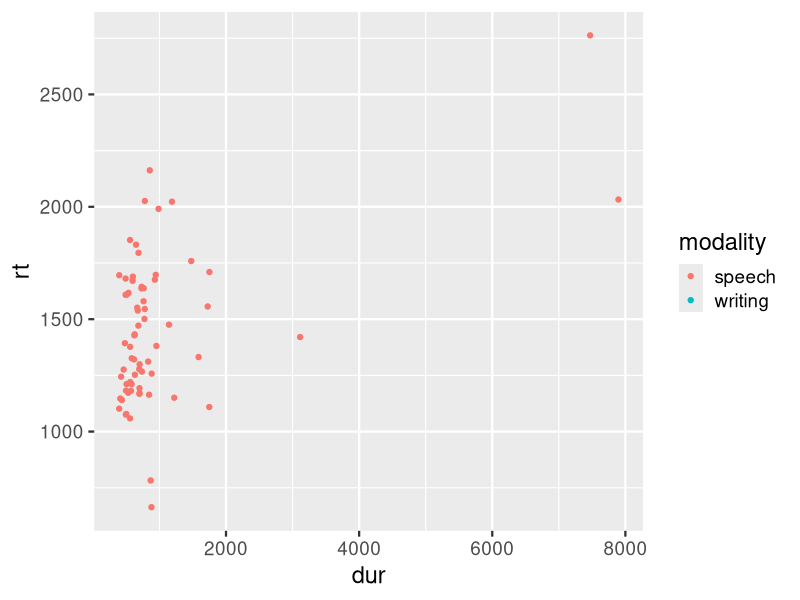
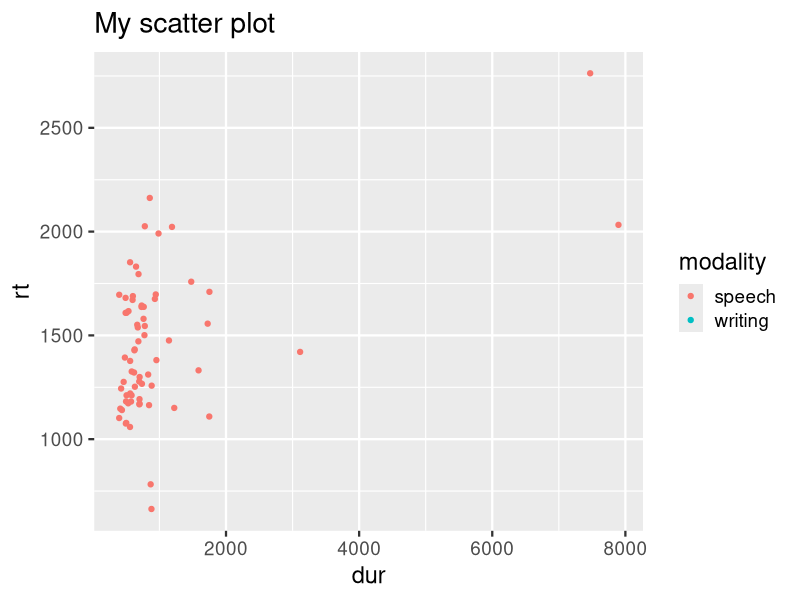
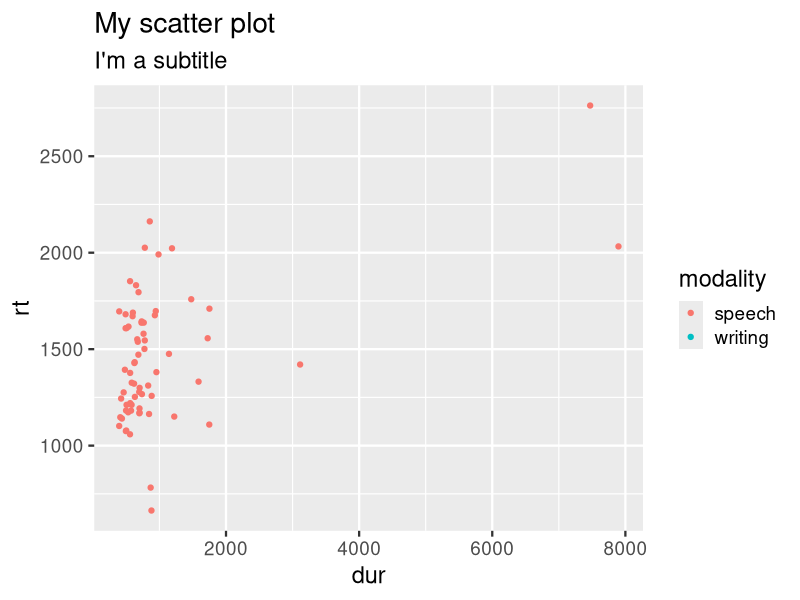
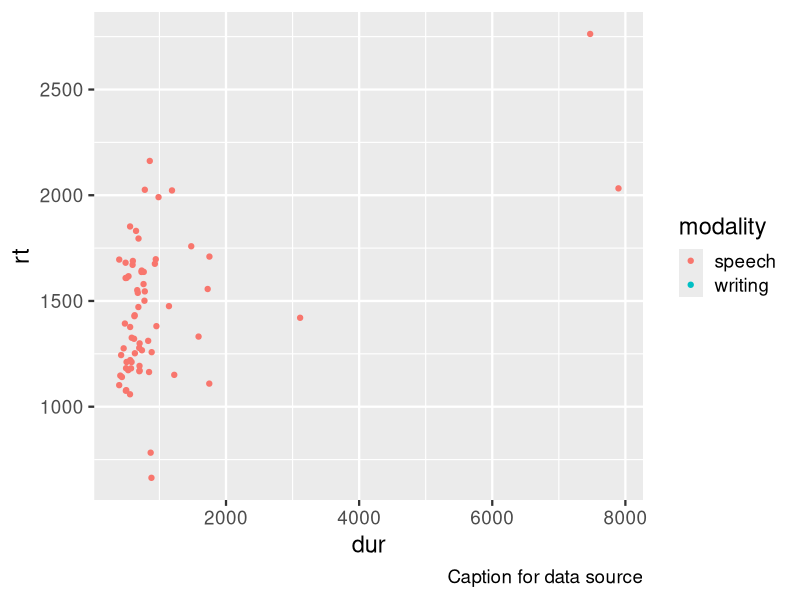
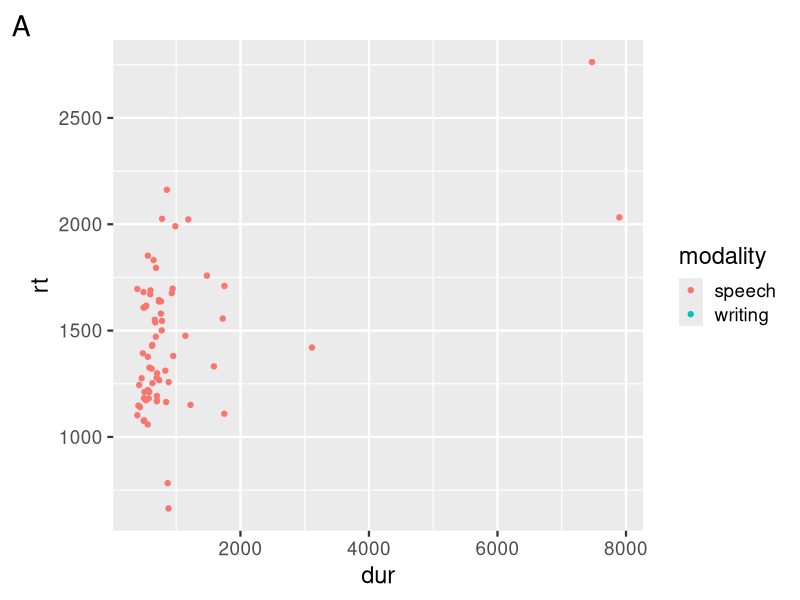
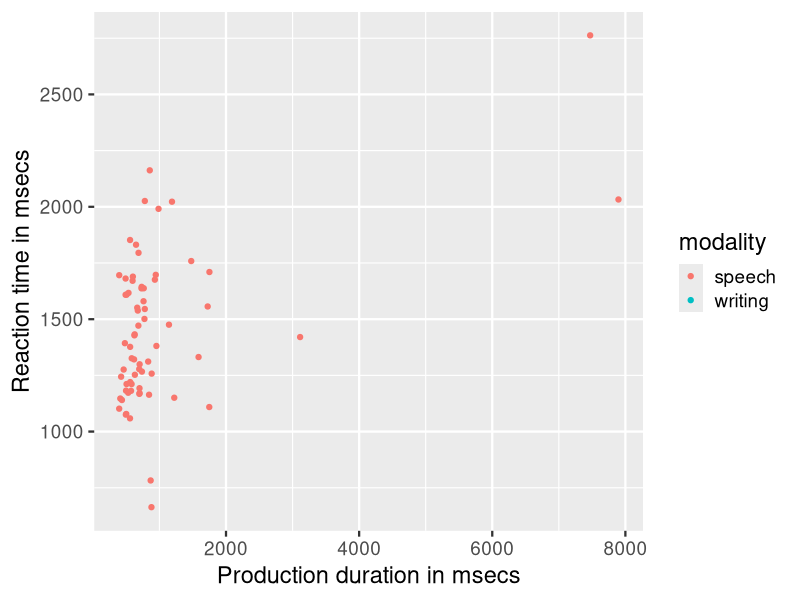
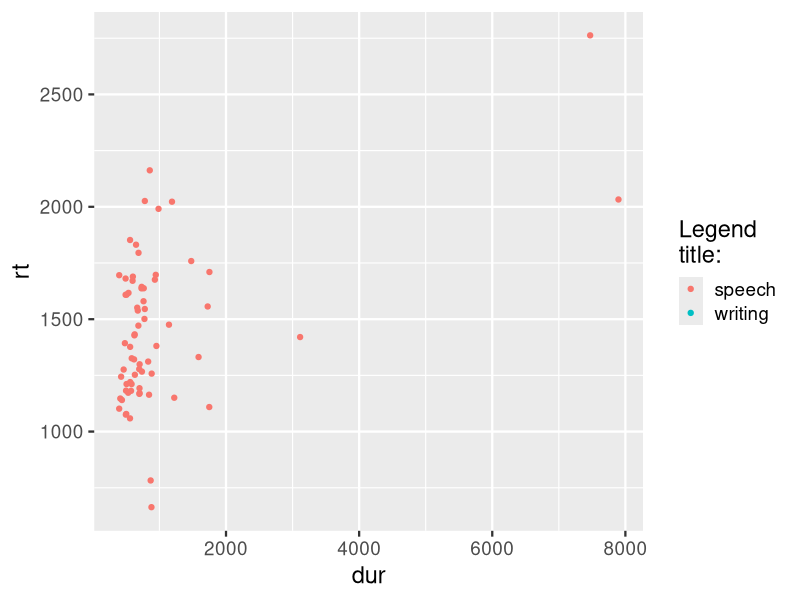
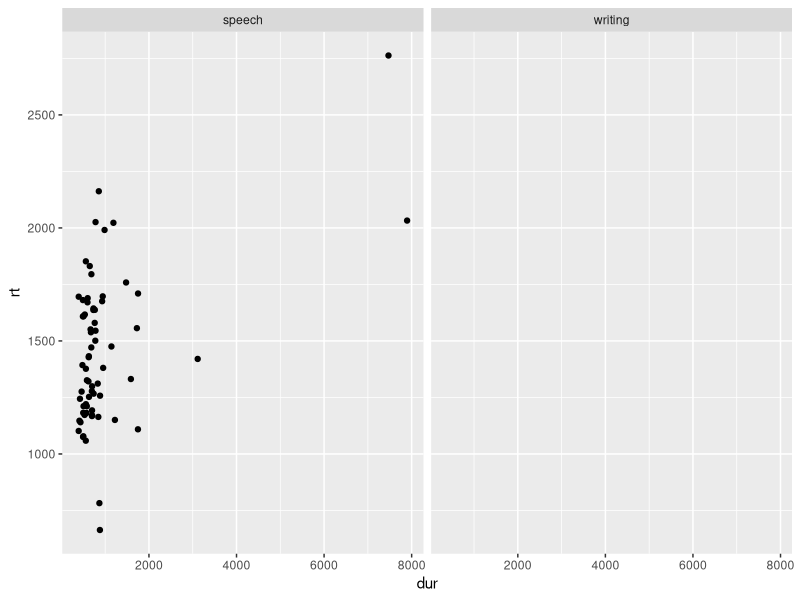

Recreate these plots in R, in order.
## ---- chunk 1
library(tidyverse)
library(stringi)
library(ggthemes)
library(kableExtra)
library(knitr)
options("kableExtra.html.bsTable" = T)
knitr::opts_chunk$set(echo = TRUE,
                      comment= NA,
                      warning = FALSE,
                      message = FALSE)

theme_set(
  theme_gray(base_size = 17) +
    theme(plot.background = element_rect(fill = "transparent", colour = NA)))

## ---- chunk 2
d_spellname <- read_csv("../../data/spellname.csv")
## ---- chunk 3
d_spellname <- summarise(d_spellname, 
                      rt = mean(rt),
                      dur = mean(dur),
                      .by = c(ppt_id, name_familiarised, ppt_vocab, modality)) 
## ---- chunk 4
ggplot(d_spellname, aes(y = rt, x = dur,
                          colour = modality)) +
  geom_point() + 
  ###<b>
  labs()
  ###</b>
## ---- chunk 5
ggplot(d_spellname, aes(y = rt, x = dur,
                          colour = modality)) +
  geom_point() + 
  ###<b>
  labs(title = "My scatter plot")
  ###</b>
## ---- chunk 6
ggplot(d_spellname, aes(y = rt, x = dur,
                          colour = modality)) +
  geom_point() + 
  ###<b>
  labs(title = "My scatter plot", 
       subtitle = "I'm a subtitle")
  ###</b>
## ---- chunk 7
ggplot(d_spellname, aes(y = rt, x = dur,
                          colour = modality)) +
  geom_point() + 
  ###<b>
  labs(caption = "Caption for data source")
  ###</b>
## ---- chunk 8
ggplot(d_spellname, aes(y = rt, x = dur,
                          colour = modality)) +
  geom_point() + 
  ###<b>
  labs(tag = "A")
  ###</b>
## ---- chunk 9
ggplot(d_spellname, aes(y = rt, x = dur,
                          colour = modality)) +
  geom_point() + 
  ###<b>
  labs(x = "Production duration in msecs", 
       y = "Reaction time in msecs")
  ###</b>
## ---- chunk 10
ggplot(d_spellname, aes(y = rt, x = dur,
                          colour = modality)) +
  geom_point() + 
  ###<b>
  labs(colour = "Legend\ntitle:")
  ###</b>
## ---- chunk 11
env <- asNamespace("ggplot2")
all_themes <- ls(envir = env, pattern = "^theme_+")
all_themes <- all_themes[!str_detect(all_themes, "all|get|replace|set|test|update|gray")]
print(all_themes)
## ---- chunk 12
env <- asNamespace("ggthemes")
all_themes <- ls(envir = env, pattern = "^theme_+")
all_themes <- all_themes[!str_detect(all_themes, "all|get|replace|set|test|update|gray")]
print(all_themes)
## ---- chunk 13
ggplot(d_spellname, aes(y = rt, x = dur)) + 
  geom_point() +
  facet_grid(~modality) +
  ###<b>
  theme_grey(base_size = 11)
  ###</b>
## ---- chunk 14
ggplot(d_spellname, aes(y = rt, x = dur)) + 
  geom_point() +
  facet_grid(~modality) +
  ###<b>
  theme_minimal(base_size = 14)
  ###</b>
## ---- chunk 15
ggplot(d_spellname, aes(y = rt, x = dur)) + 
  geom_point() +
  facet_grid(~modality) +
  ###<b>
  theme_light(base_size = 14)
  ###</b>
## ---- chunk 16
ggplot(d_spellname, aes(y = rt, x = dur)) + 
  geom_point() +
  facet_grid(~modality) +
  ###<b>
  theme_dark(base_size = 14)
  ###</b>
## ---- chunk 17
ggplot(d_spellname, aes(y = rt, x = dur)) + 
  geom_point() +
  facet_grid(~modality) +
  ###<b>
  ggthemes::theme_clean()
  ###</b>
## ---- chunk 18
ggplot(d_spellname, aes(y = rt, x = dur, colour = modality)) +
  geom_point() +  
  ###<b>
  scale_colour_discrete(
    labels = c("Spoken output", "Written output")) 
  ###</b>
## ---- chunk 19
ggplot(d_spellname, aes(y = rt, x = dur, colour = modality)) +
  geom_point() +  
  ###<b>
  scale_colour_manual(labels = c("Spoken output", "Written output"),
        values = c("firebrick", "turquoise2"))
  ###</b>
## ---- chunk 20
ggplot(d_spellname, aes(y = rt, x = dur, colour = modality)) +
  geom_point() +  
  ###<b>
  scale_colour_manual(labels = c("Spoken output", "Written output"),
        values = c("firebrick", "turquoise2"))
  ###</b>
## ---- chunk 21
# RGB codes of "colorblind" function
mycolours <- c("#000000", "#E69F00", "#56B4E9", "#009E73", 
               "#F0E442", "#0072B2", "#D55E00", "#CC79A7")
## ---- chunk 22
# RGB codes of "colorblind" function
scales::show_col(colorblind_pal()(8))
## ---- chunk 23
ggplot(d_spellname, aes(y = rt, x = dur, colour = modality)) +
  geom_point() +  
  ###<b>
  scale_colour_manual(labels = c("Spoken output", "Written output"),
        values = mycolours[1:2])
  ###</b>
## ---- chunk 24
ggplot(d_spellname, aes(y = rt, x = dur, colour = modality)) +
  geom_point() +  
  ###<b>
  scale_colour_colorblind(
    labels = c("Spoken output", "Written output"))
  ###</b>
## ---- chunk 25
ggplot(d_spellname, aes(y = rt, x = dur)) +
  geom_point() + 
  ###<b>
  facet_grid(~modality)
  ###</b>
## ---- chunk 26
ggplot(d_spellname, aes(y = rt, x = dur)) +
  geom_point() + 
  ###<b>
  facet_grid(~modality, labeller = label_both)
  ###</b>
## ---- chunk 27
p <- ggplot(d_spellname, aes(y = rt, x = dur)) +
  geom_point() + 
  ###<b>
  facet_grid(~modality, labeller = label_both)
  ###</b>
## ---- chunk 28
###<b>
d_spellname <- mutate(d_spellname, 
                    modality = recode(modality, 
                    "speech" = "Spoken output",
                    "writing" = "Written output"))
###</b>
## ---- chunk 29
p
## ---- chunk 30
ggplot(d_spellname, aes(y = rt, x = dur)) +
  geom_point() + 
  ###<b>
  facet_grid(~modality)
  ###</b>
## ---- chunk 31
ggplot(d_spellname, aes(y = rt, x = dur)) + 
  geom_point() +
  ###<b>
  theme()
  ###</b>
## ---- chunk 32
ggplot(d_spellname, aes(y = rt, x = dur)) + 
  geom_point() +
  ###<b>
  theme(axis.text = element_text(face = "italic"))
  ###</b>
## ---- chunk 33
ggplot(d_spellname, aes(y = rt, x = dur)) + 
  geom_point() +
  ###<b>
  theme(axis.title = element_text(face = "bold"))
  ###</b>
## ---- chunk 34
ggplot(d_spellname, aes(y = rt, x = dur)) + 
  geom_point() +
  ###<b>
  theme(axis.title.y = element_text(face = "bold"))
  ###</b>
## ---- chunk 35
ggplot(d_spellname, aes(y = rt, x = dur, colour = modality)) + 
  geom_point() +
  ###<b>
  theme()
  ###</b>
## ---- chunk 36
ggplot(d_spellname, aes(y = rt, x = dur, colour = modality)) + 
  geom_point() +
  ###<b>
  theme(legend.position = "top")
  ###</b>
## ---- chunk 37
ggplot(d_spellname, aes(y = rt, x = dur, colour = modality)) + 
  geom_point() +
  ###<b>
  theme(legend.position = "top",
        legend.justification = "right")
  ###</b>
## ---- chunk 38
ggplot(d_spellname, aes(y = rt, x = dur, colour = modality)) +
  geom_point() + 
  ###<b>
  theme(legend.position = c(.15,.8))
  ###</b>
## ---- chunk 39
ggplot(d_spellname, aes(y = rt, x = dur)) +
  geom_point() + 
  ###<b>
  theme()
  ###</b>
## ---- chunk 40
ggplot(d_spellname, aes(y = rt, x = dur)) +
  geom_point() + 
  ###<b>
  theme(panel.background = element_blank())
  ###</b>
## ---- chunk 41
ggplot(d_spellname, aes(y = rt, x = dur)) +
  geom_point() +
  ###<b>
  theme()
  ###</b>
## ---- chunk 42
ggplot(d_spellname, aes(y = rt, x = dur)) +
  geom_point() + 
  ###<b>
  theme(plot.background = element_rect(fill = "pink"))
  ###</b>
## ---- chunk 43
ggplot(d_spellname, aes(y = rt, x = dur)) +
  geom_point() + 
  ###<b>
  theme(plot.background = element_rect(fill = "pink"),
        plot.margin = unit(c(2,2,2,2), "cm"))
  ###</b>
## ---- chunk 44
ggplot(d_spellname, aes(y = rt, x = dur)) +
  geom_point() + 
  labs(title = "I'm a title") +
  ###<b>
  theme(plot.title = element_text(colour = "pink"))
  ###</b>
## ---- chunk 45
ggplot(d_spellname, aes(y = rt, x = dur)) +
  geom_point() + 
  labs(caption = "I'm a caption") +
  ###<b>
  theme(plot.caption = element_text(face = "italic"))
  ###</b>
## ---- chunk 46
ggplot(d_spellname, aes(y = rt, x = dur)) +
  geom_point() + 
  facet_grid(~modality, labeller = label_both) +
  ###<b>
  theme()
  ###</b>
## ---- chunk 47
ggplot(d_spellname, aes(y = rt, x = dur)) +
  geom_point() + 
  facet_grid(~modality, labeller = label_both) +
  ###<b>
  theme(strip.background = element_blank())
  ###</b>
## ---- chunk 48
ggplot(d_spellname, aes(y = rt, x = dur)) +
  geom_point() + 
  facet_grid(~modality, labeller = label_both) +
  ###<b>
  theme(strip.background = element_rect(fill = "forestgreen"))
  ###</b>
## ---- chunk 49
ggplot(d_spellname, aes(y = rt, x = dur)) +
  geom_point() + 
  facet_grid(~modality, labeller = label_both) +
  ###<b>
  theme(strip.background = element_rect(fill = "forestgreen"),
        strip.text = element_text(colour = "white", hjust = 0))
  ###</b>
## ---- chunk 50
ggplot(d_spellname, aes(y = rt, x = dur)) +
  geom_point() + 
  facet_grid(~modality, labeller = label_both)+
  ###<b>
  theme(strip.background = element_rect(fill = "forestgreen"),
        strip.text = element_text(colour = "white", hjust = 0, 
                                  face = "bold", size = 16, angle = 180))
  ###</b>
## ---- chunk 51
theme_roeser <- theme_minimal() +
  theme(
    axis.title = element_text(size = 14),
    panel.grid = element_blank(),
    legend.position = "bottom",
    legend.justification = "right"
  )
## ---- chunk 52
theme_set(theme_roeser)
## ---- chunk 53
ggplot(d_spellname, aes(x = dur, 
                        colour = modality, 
                        fill = modality)) +
  geom_density(alpha = .25)
